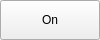
<?xml version="1.0" encoding="UTF-8"?>
<ui version="4.0">
 <class>TryToggle</class>
 <widget class="QWidget" name="TryToggle">
  <property name="geometry">
   <rect>
    <x>0</x>
    <y>0</y>
    <width>100</width>
    <height>40</height>
   </rect>
  </property>
  <property name="sizePolicy">
   <sizepolicy hsizetype="Minimum" vsizetype="Minimum">
    <horstretch>0</horstretch>
    <verstretch>0</verstretch>
   </sizepolicy>
  </property>
  <property name="minimumSize">
   <size>
    <width>100</width>
    <height>0</height>
   </size>
  </property>
  <property name="windowTitle">
   <string>Toggle Button</string>
  </property>
  <layout class="QGridLayout" name="gridLayout">
   <property name="sizeConstraint">
    <enum>QLayout::SizeConstraint::SetDefaultConstraint</enum>
   </property>
   <property name="leftMargin">
    <number>0</number>
   </property>
   <property name="topMargin">
    <number>0</number>
   </property>
   <property name="rightMargin">
    <number>0</number>
   </property>
   <property name="bottomMargin">
    <number>0</number>
   </property>
   <item row="0" column="0">
    <widget class="QPushButton" name="pushButtonToggle">
     <property name="sizePolicy">
      <sizepolicy hsizetype="MinimumExpanding" vsizetype="MinimumExpanding">
       <horstretch>0</horstretch>
       <verstretch>0</verstretch>
      </sizepolicy>
     </property>
     <property name="minimumSize">
      <size>
       <width>0</width>
       <height>0</height>
      </size>
     </property>
     <property name="baseSize">
      <size>
       <width>0</width>
       <height>40</height>
      </size>
     </property>
     <property name="text">
      <string>On</string>
     </property>
     <property name="checkable">
      <bool>true</bool>
     </property>
    </widget>
   </item>
  </layout>
 </widget>
 <resources/>
 <connections>
  <connection>
   <sender>pushButtonToggle</sender>
   <signal>toggled(bool)</signal>
   <receiver>TryToggle</receiver>
   <slot>onToggled(bool)</slot>
   <hints>
    <hint type="sourcelabel">
     <x>49</x>
     <y>19</y>
    </hint>
    <hint type="destinationlabel">
     <x>49</x>
     <y>19</y>
    </hint>
   </hints>
  </connection>
 </connections>
 <slots>
  <slot>onToggled(bool)</slot>
 </slots>
</ui>
